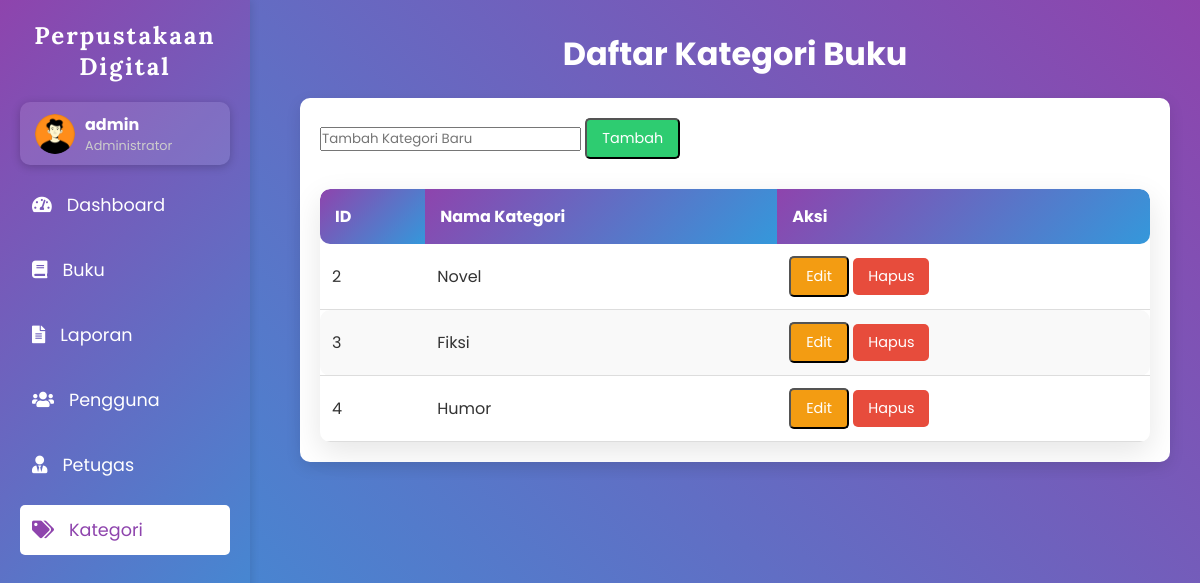
The app's page /admin/kategori.php (signed in), older data.
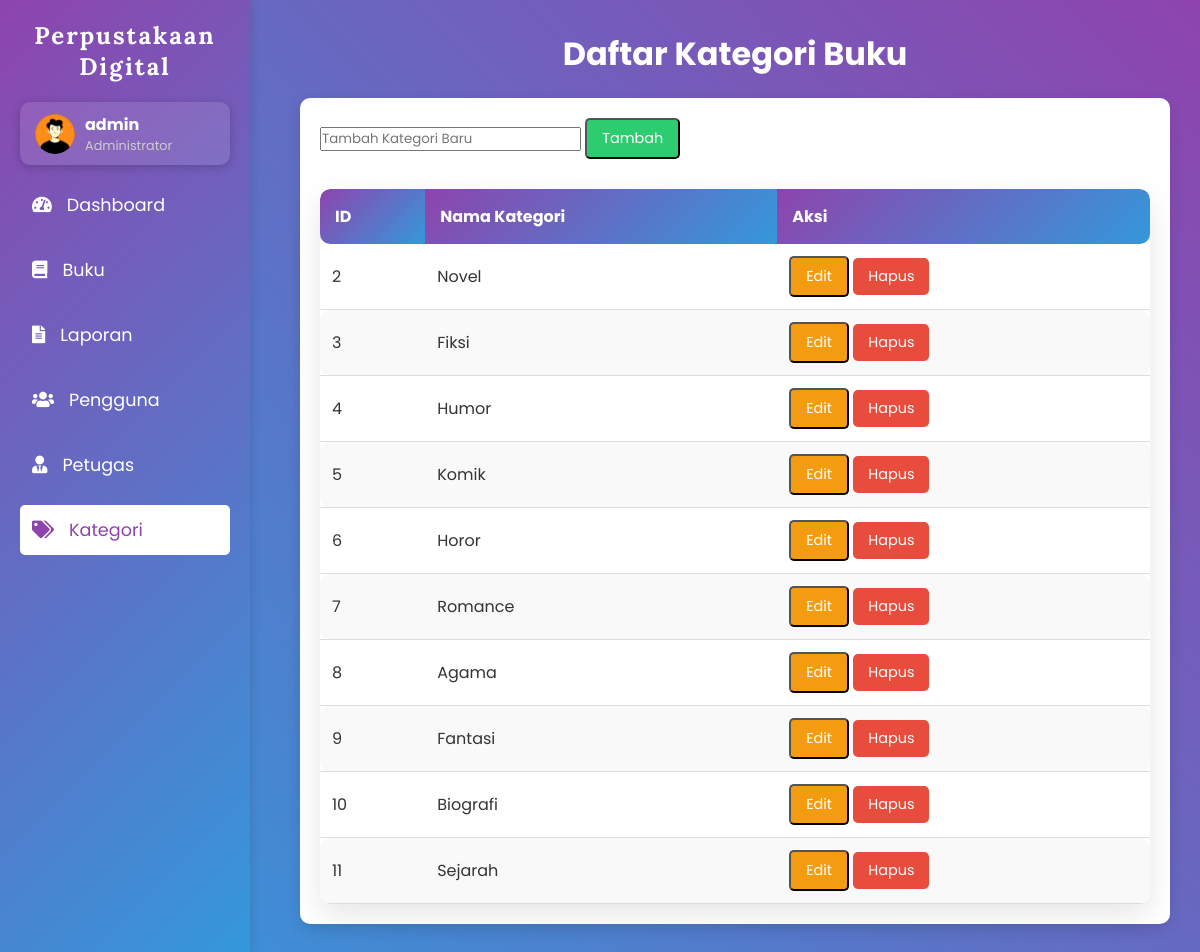
The same page, newer data.
### tables this page shows
CREATE TABLE `kategoribuku` (
  `KategoriID` int(11) NOT NULL,
  `NamaKategori` varchar(255) NOT NULL
);

### admin/kategori.php (the view, shortened to what this page needs)
<?php
include('../koneksi.php');
$sql_kategori = "SELECT * FROM kategoribuku";
$result_kategori = $conn->query($sql_kategori);
?>
<!DOCTYPE html>
<html lang="id">
<head>
    <link rel="stylesheet" href="https://cdnjs.cloudflare.com/ajax/libs/font-awesome/5.15.4/css/all.min.css">
</head>
<body>
    <div class="sidebar">
        <h2>Perpustakaan Digital</h2>
        <div class="profile-header" onclick="toggleDropdown()">
            <div class="profile-info">
                <img src="../assets/img/admin.png" alt="Profil Pengguna">
                <div class="profile-text">
                    <h3><?php echo $_SESSION['username']; ?></h3>
                    <p>Administrator</p>
                </div>
            </div>
        </div>
        <a href="dashboard.php"><i class="fas fa-tachometer-alt"></i> Dashboard</a>
        <a href="buku.php"><i class="fas fa-book"></i> Buku</a>
        <a href="peminjaman.php"><i class="fas fa-file-alt"></i> Laporan</a>
        <a href="user.php"><i class="fas fa-users"></i> Pengguna</a>
        <a href="petugas.php"><i class="fas fa-user-tie"></i> Petugas</a>
        <a href="kategori.php" class="active"><i class="fas fa-tags"></i> Kategori</a>
    </div>
    <div class="content">
        <h1>Daftar Kategori Buku</h1>
        <div class="table-container">
            <form method="POST">
                <input type="text" name="nama_kategori" placeholder="Tambah Kategori Baru" required>
                <button type="submit" name="tambah" class="btn btn-add">Tambah</button>
            </form>
            <table>
                <thead>
                    <tr>
                        <th>ID</th>
                        <th>Nama Kategori</th>
                        <th>Aksi</th>
                    </tr>
                </thead>
                <tbody>
                    <?php while ($kategori = $result_kategori->fetch_assoc()): ?>
                        <tr>
                            <td><?php echo htmlspecialchars($kategori['KategoriID']); ?></td>
                            <td><?php echo htmlspecialchars($kategori['NamaKategori']); ?></td>
                            <td>
                                <button class="btn btn-edit" onclick="openEditModal(<?php echo $kategori['KategoriID']; ?>, '<?php echo htmlspecialchars($kategori['NamaKategori']); ?>')">Edit</button>
                                <a href="hapus_kategori.php?id=<?php echo $kategori['KategoriID']; ?>" class="btn btn-delete" onclick="return confirm('Apakah Anda yakin ingin menghapus kategori ini?');">Hapus</a>
                            </td>
                        </tr>
                    <?php endwhile; ?>
                </tbody>
            </table>
        </div>
    </div>
</body>
</html>

Row changes from the older to the newer data that the page shows:
added kategoribuku: KategoriID "5", NamaKategori "Komik"
added kategoribuku: KategoriID "6", NamaKategori "Horor"
added kategoribuku: KategoriID "7", NamaKategori "Romance"
added kategoribuku: KategoriID "8", NamaKategori "Agama"
added kategoribuku: KategoriID "9", NamaKategori "Fantasi"
added kategoribuku: KategoriID "10", NamaKategori "Biografi"
added kategoribuku: KategoriID "11", NamaKategori "Sejarah"
